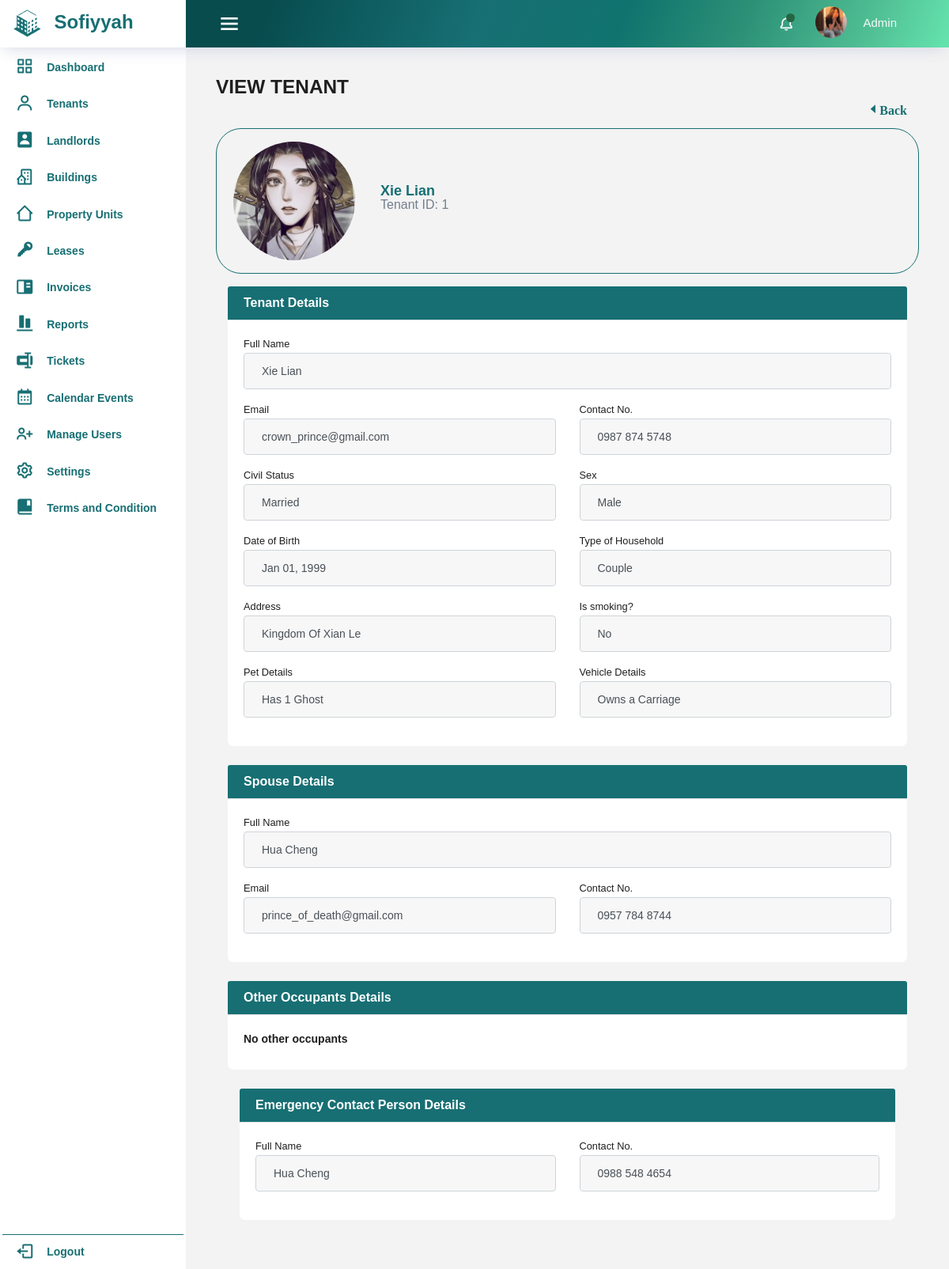
The app's page /tenant/view_tenant.php?id=1 (signed in) with its own data.
### tables this page shows
CREATE TABLE `tenant` (
  `id` int(11) NOT NULL,
  `first_name` varchar(50) NOT NULL,
  `middle_name` varchar(50) DEFAULT NULL,
  `last_name` varchar(50) NOT NULL,
  `email` varchar(100) NOT NULL,
  `contact_no` varchar(20) NOT NULL,
  `relationship_status` varchar(100) NOT NULL,
  `type_of_household` varchar(100) NOT NULL,
  `previous_address` varchar(200) NOT NULL,
  `region` varchar(255) NOT NULL,
  `provinces` varchar(255) NOT NULL,
  `city` varchar(255) NOT NULL,
  `sex` varchar(50) DEFAULT NULL,
  `date_of_birth` date NOT NULL,
  `has_pet` varchar(100) NOT NULL,
  `number_of_pets` int(11) DEFAULT NULL,
  `type_of_pet` varchar(50) DEFAULT NULL,
  `is_smoking` varchar(10) NOT NULL,
  `has_vehicle` varchar(100) DEFAULT NULL,
  `vehicle_specification` varchar(50) DEFAULT NULL,
  `spouse_first_name` varchar(50) DEFAULT NULL,
  `spouse_last_name` varchar(50) DEFAULT NULL,
  `spouse_email` varchar(100) DEFAULT NULL,
  `spouse_num` varchar(20) DEFAULT NULL,
  `occupants` varchar(255) DEFAULT NULL,
  `occupants_relations` varchar(255) DEFAULT NULL,
  `emergency_contact_person` varchar(100) NOT NULL,
  `emergency_contact_number` varchar(20) NOT NULL,
  `profile_img` varchar(100) NOT NULL,
  `created_at` timestamp NOT NULL DEFAULT current_timestamp(),
  `updated_at` timestamp NOT NULL DEFAULT current_timestamp() ON UPDATE current_timestamp()
);

### tools/functions.php (called while the page is built, shortened)
<?php
function pluralize($noun, $count) {
  if ($count == 1) {
      return $noun;
  }
}
?>

### tenant/view_tenant.php (the view, shortened to what this page needs)
<?php
require_once '../includes/dbconfig.php';
$tenant_id = $_GET['id'];
$sql = "SELECT * FROM tenant WHERE id = $tenant_id";
$result = mysqli_query($conn, $sql);
$row = mysqli_fetch_assoc($result);
$date_of_birth = strtotime($row['date_of_birth']);
$formatted_date = date('M d, Y', $date_of_birth);
require_once '../includes/header.php';
?>
<body>
    <div class="container-scroller">
        <?php
        require_once '../includes/navbar.php';
        ?>
        <div class="container-fluid page-body-wrapper">
        <?php
        if (isset($_SESSION['user_type'])) {
            if ($_SESSION['user_type'] == 'landlord') {
                require_once '../alandlord-dash/landlord_sidebar.php';
            } elseif ($_SESSION['user_type'] == 'admin') {
                require_once '../includes/sidebar.php';
            }
        } else {
        }
    ?>
            <div class="main-panel">
                <div class="content-wrapper">
                    <div class="row">
                        <div class="col-12 col-xl-8 mb-4 mb-xl-0">
                            <h3 class="font-weight-bolder">VIEW TENANT</h3>
                        </div>
                    </div>
                    <div class="row">
                        <div class="col-12">
                            <div class="add-page-container">
                                <div class="col-md-2 d-flex justify-align-between float-right ">
                                    <a href="tenants.php" class='bx bx-caret-left pb-3'>Back</a>
                                </div>
                            </div>
                            <div class="media align-items-center py-3 mb-3 w-100">
                                <img src="../img/userprofile/<?php echo !empty($row['profile_img']) ? $row['profile_img'] : 'default.png'; ?>" alt="" class="ml-2 px-2 rounded-circle" width="170" height="150">
                                <div class="media-body ml-4">
                                    <h4 class="font-weight-bold mb-0 white-text"><?php echo $row['first_name'] . " " . $row['last_name']; ?></h4>
                                    <div class="text-muted mb-2">Tenant ID: <?php echo $row['id']; ?></div>
                                </div>
                            </div>
                        </div>
                    </div>
                    <div class="col-xl-12">
                        <div class="card mb-4">
                            <div class="card-header">Tenant Details</div>
                            <div class="card-body">
                                <div class="mb-3">
                                    <label class="small mb-1" for="name">Full Name</label>
                                    <?php
                                    $name = $row['first_name'] . ' ';
                                    $name .= $row['last_name'];
                                    ?>
                                    <input class="form-control" id="name" type="text" value="<?php echo $name; ?>" readonly>
                                </div>
                                <div class="row gx-3 mb-3">
                                    <div class="col-md-6">
                                        <label class="small mb-1" for="email">Email</label>
                                        <input class="form-control" id="email" type="text" value="<?php echo $row['email']; ?>"readonly>
                                    </div>
                                    <div class="col-md-6">
                                        <label class="small mb-1" for="Contact">Contact No.</label>
                                        <input class="form-control" id="Contact" type="text" value="<?php echo $row['contact_no']; ?>"readonly>
                                    </div>
                                </div>
                                <div class="row gx-3 mb-3">
                                    <div class="col-md-6">
                                        <label class="small mb-1" for="Civil_Status">Civil Status</label>
                                        <input class="form-control" id="Civil_Status" type="text" value="<?php echo $row['relationship_status']; ?>"readonly>
                                    </div>
                                    <div class="col-md-6">
                                        <label class="small mb-1" for="Sex">Sex</label>
                                        <input class="form-control" id="Sex" type="text"  value="<?php echo $row['sex']; ?>"readonly>
                                    </div>
                                </div>
                                <div class="row gx-3 mb-3">
                                    <div class="col-md-6">
                                        <label class="small mb-1" for="dob">Date of Birth</label>
                                        <input class="form-control" id="dob" type="text" value="<?php echo $formatted_date; ?>"readonly>
                                    </div>
                                    <div class="col-md-6">
                                        <label class="small mb-1" for="toh">Type of Household</label>
                                        <input class="form-control" id="toh" type="text"  value="<?php echo $row['type_of_household']; ?>"readonly>
                                    </div>
                                </div>
                                <div class="row gx-3 mb-3">
                                    <div class="col-md-6">
                                        <label class="small mb-1" for="address">Address</label>
                                        <input class="form-control" id="address" value="<?php echo $row['previous_address'] ?>"readonly>
                                    </div>
                                    <div class="col-md-6">
                                        <label class="small mb-1" for="address">Is smoking?</label>
                                        <input class="form-control" id="address" value="<?php echo $row['is_smoking'] ?>"readonly>
                                    </div>
                                </div>
                                <div class="row gx-3 mb-3">
                                    <div class="col-md-6">
                                        <label class="small mb-1" for="petd">Pet Details</label>
                                        <?php
                                        require_once '../tools/functions.php';
                                            $number_of_pets = $row['number_of_pets'];
                                            $type_of_pet = $row['type_of_pet'];
                                            $type_of_pet_plural = pluralize($type_of_pet, $number_of_pets);
                                            $pet_details = "Has " . $number_of_pets . " " . $type_of_pet_plural;
                                        ?>
                                        <input class="form-control" id="petd" value="<?php if($number_of_pets === 0 || $type_of_pet_plural === "None"){ echo 'N/A'; } else { echo $pet_details;} ?>"readonly>
                                    </div>
                                    <div class="col-md-6">
                                    <?php
                                            $has_vehicle = json_decode($row['has_vehicle']);
                                            $vehicle_specification = $row['vehicle_specification'];
                                            $vehicles = array();
                                            if ($has_vehicle != null) {
                                                foreach ($has_vehicle as $vehicle) {
                                                    if ($vehicle === 'Others') {
                                                        $vehicles[] = $vehicle_specification;
                                                    } else {
                                                        $vehicles[] = $vehicle;
                                                    }
                                                }
                                            }
                                            $count = count($vehicles);
                                            if ($count == 1) {
                                                $veh = "Owns a " . $vehicles[0];
                                            } else if ($count == 2) {
                                                $veh = "Owns a " . implode(" and ", $vehicles);
                                            } else {
                                                $veh = "Owns a " . implode(", ", array_slice($vehicles, 0, -1)) . ", and " . end($vehicles);
                                            }
                                        ?>
                                        <label class="small mb-1" for="vehicled">Vehicle Details</label>
                                        <input class="form-control" id="vehicled" value="<?php if(isset($row['has_vehicle'])){echo $veh;}else {echo 'N/A';} ?>" readonly>
                                    </div>
                                </div>
                            </div>
                        </div>
                    </div>
                    <?php if (strcasecmp($row['type_of_household'], 'One Person') !== 0 && strcasecmp($row['relationship_status'], 'Married') === 0): ?>
                    <div class="col-xl-12">
                        <div class="card mb-4">
                            <div class="card-header">Spouse Details</div>
                            <div class="card-body">
                                <div class="mb-3">
                                    <label class="small mb-1" for="sname">Full Name</label>
                                    <input class="form-control" id="sname" type="text"  value="<?php echo (!empty($row['spouse_first_name']) && !empty($row['spouse_last_name'])) ? ($row['spouse_first_name'] . " " . $row['spouse_last_name']) : 'Not Available'; ?>"readonly>
                                </div>
                                <div class="row gx-3 mb-3">
                                    <div class="col-md-6">
                                        <label class="small mb-1" for="semail">Email</label>
                                        <input class="form-control" id="semail" type="text" value="<?php echo $row['spouse_email'] ?>"readonly>
                                    </div>
                                    <div class="col-md-6">
                                        <label class="small mb-1" for="scontact">Contact No.</label>
                                        <input class="form-control" id="scontact" type="text" value="<?php echo $row['spouse_num'] ?>"readonly>
                                    </div>
                                </div>
                            </div>
                        </div>
                    </div>
                    <?php endif; ?>
                    <?php if (strcasecmp($row['type_of_household'], 'One Person') !== 0 ||   strcasecmp($row['type_of_household'], 'Couple') !== 0 && strcasecmp($row['relationship_status'], 'Married') !== 0 && !empty($occupants) && count($occupants) > 0): ?>
                    <div class="col-xl-12">
                        <div class="card mb-4">
                            <div class="card-header">Other Occupants Details</div>
                            <div class="card-body">
                                <?php $occupants = json_decode($row['occupants'], true);
                                $occupants_relations = json_decode($row['occupants_relations'], true);
                                if(is_array($occupants)) { ?>
                                    <?php foreach($occupants as $key => $occupant) { ?>
                                        <div class="row gx-3 mb-3">
                                            <div class="col-md-6">
                                                <label class="small mb-1" for="oname-<?php echo $key; ?>">Full Name</label>
                                                <input class="form-control" id="oname-<?php echo $key; ?>" type="text" value="<?php echo $occupant; ?>" readonly>
                                            </div>
                                            <div class="col-md-6">
                                                <label class="small mb-1" for="orelationship-<?php echo $key; ?>">Relationship to Tenant</label>
                                                <input class="form-control" id="orelationship-<?php echo $key; ?>" type="text" value="<?php echo $occupants_relations[$key]; ?>" readonly>
                                            </div>
                                        </div>
                                    <?php } ?>
                                <?php } else { ?>
                                    <p>No other occupants</p>
                                <?php } ?>
                            </div>
                        </div>
                    <?php endif; ?>
                    <div class="col-xl-12">
                        <div class="card mb-4">
                            <div class="card-header">Emergency Contact Person Details</div>
                            <div class="card-body">
                                <div class="row gx-3 mb-3">
                                    <div class="col-md-6">
                                        <label class="small mb-1" for="ename">Full Name</label>
                                        <input class="form-control" id="ename" type="text" value="<?php echo $row['emergency_contact_person'] ?>"readonly>
                                    </div>
                                    <div class="col-md-6">
                                        <label class="small mb-1" for="econtact">Contact No.</label>
                                        <input class="form-control" id="econtact" type="text" value="<?php echo $row['emergency_contact_number'] ?>"readonly>
                                    </div>
                                </div>
                            </div>
                        </div>
                    </div>
                </div>
            </div>
        </div>
    </div>

### records on screen
tenant: profile_img (picture), first_name "Xie", last_name "Lian", id "1", first_name+last_name "Xie Lian", email "crown_prince@gmail.com", contact_no "0987 874 5748", relationship_status "Married", sex "Male", date_of_birth "Jan 01, 1999", type_of_household "Couple", previous_address "Kingdom Of Xian Le", is_smoking "No", number_of_pets+type_of_pet "Has 1 Ghost", spouse_first_name+spouse_last_name "Hua Cheng", spouse_email "prince_of_death@gmail.com", spouse_num "0957 784 8744", emergency_contact_person "Hua Cheng", emergency_contact_number "0988 548 4654"

### other values on screen
$_SESSION['username'] "Admin"
